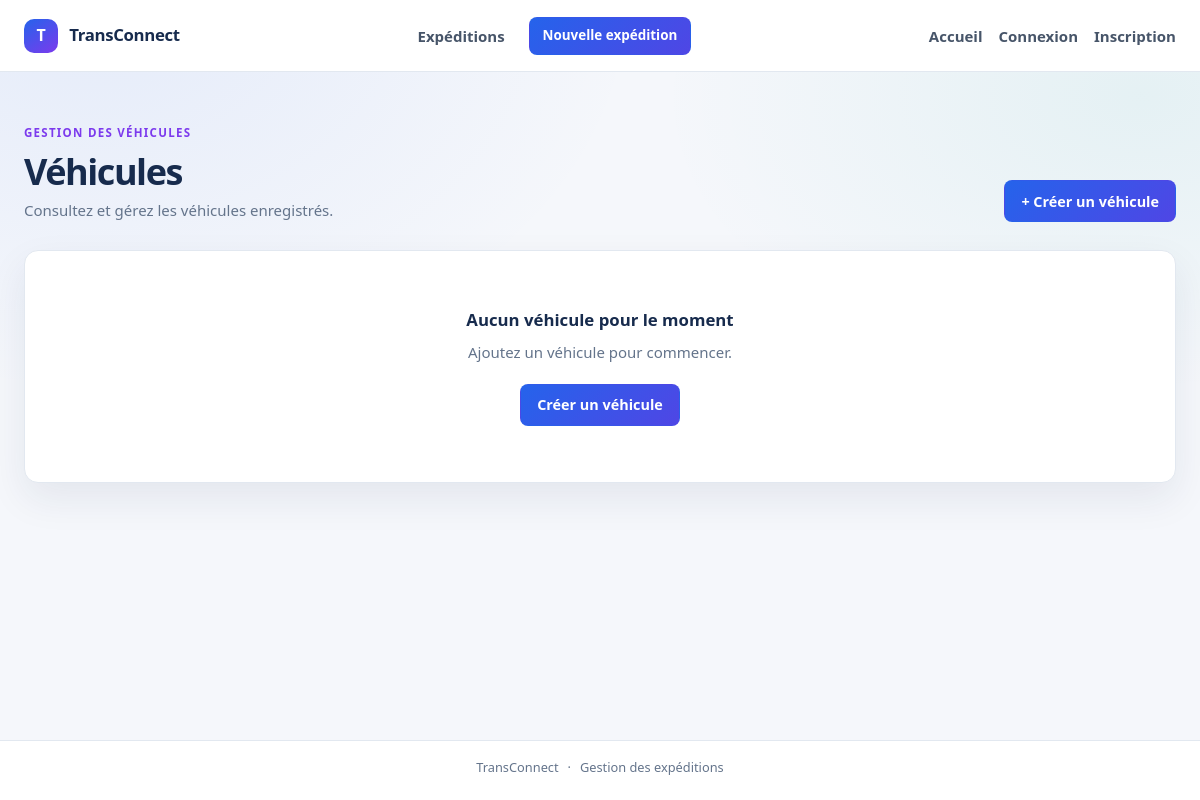
/vehicules/, run on an earlier commit of the app's database.
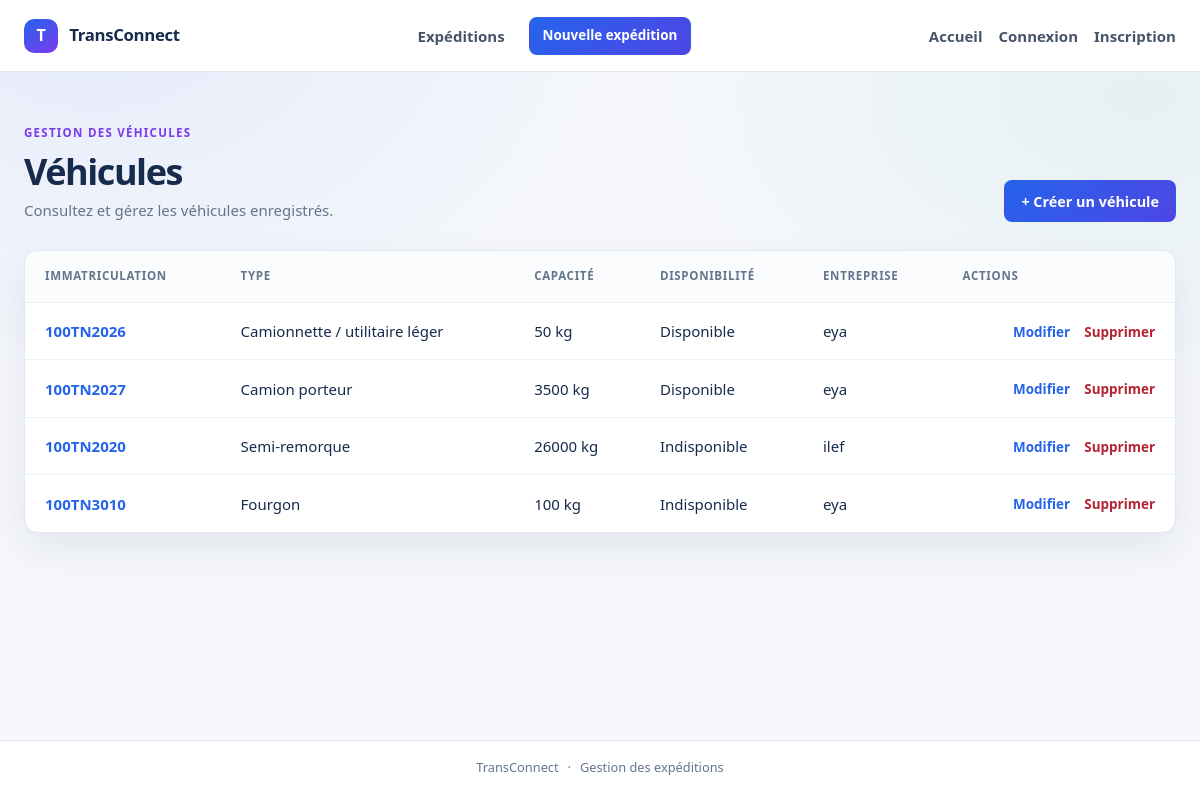
And on a later commit of the database.
### VehiculeApp/models.py (models this page shows, shortened)
class Vehicule(models.Model):
    immatriculation = models.CharField(max_length=50, unique=True)
    type_vehicule = models.CharField(
        max_length=100,
        choices=[
            ('camionnette', 'Camionnette / utilitaire léger'),
            ('camion_porteur', 'Camion porteur'),
            ('semi_remorque', 'Semi-remorque'),
            ('fourgon', 'Fourgon'),
        ],
    )
    capacite_kg = models.PositiveIntegerField(
        validators=[MinValueValidator(1, "la valeur doit etre strictement possitive")]
    )
    disponible = models.BooleanField()
    created_at = models.DateTimeField(auto_now_add=True)
    updated_at = models.DateTimeField(auto_now=True)
    entreprise = models.ForeignKey(Entreprise, on_delete=models.CASCADE, related_name='vehicules')

### EntrepriseApp/models.py (models this page shows)
class Entreprise(models.Model):
    raison_social = models.CharField(max_length=200, blank=False ,null=False)
    matricule_fiscal =models.CharField(max_length=17 ,unique=True, validators=[matricule_fiscal_validator])
    adresse = models.TextField(validators=[MinLengthValidator(20,"l'adresse ne peut pas avoir moins de 20 char"),MaxLengthValidator(400,"l'adresse ne peut pas depasser les 400 char")])
    type_entreprise=models.CharField(max_length=100,choices=[('c','chargeur'),
    ('t','transporteur')])
    created_at = models.DateTimeField(auto_now_add=True)
    updated_at =models.DateTimeField(auto_now=True)
    gerant= models.OneToOneField(Utilisateur ,on_delete=models.CASCADE,related_name='entreprise')
    def __str__(self):
        return self.raison_social

### VehiculeApp/views.py (the view)
# urls.py: path("", VehiculeList.as_view(), name="vehicule_list"),
class VehiculeList(ListView):
    model = Vehicule
    template_name = "vehicule/list.html"
    context_object_name = "vehicules"

### VehiculeApp/templates/vehicule/list.html (shortened to what this page needs)
{% extends "expedition/base.html" %}
{% block content %}
    <div class="page-heading">
        <div>
            <p class="eyebrow">GESTION DES VÉHICULES</p>
            <h1>Véhicules</h1>
            <p class="page-subtitle">Consultez et gérez les véhicules enregistrés.</p>
        </div>
        <a class="button button-primary" href="{% url 'vehicule_create' %}">+ Créer un véhicule</a>
    </div>
    <section class="panel">
        {% if vehicules %}
            <div class="table-wrap">
                <table class="shipment-table">
                    <thead><tr><th>Immatriculation</th><th>Type</th><th>Capacité</th><th>Disponibilité</th><th>Entreprise</th><th>Actions</th></tr></thead>
                    <tbody>
                        {% for vehicule in vehicules %}
                            <tr>
                                <td><a class="reference-link" href="{% url 'vehicule_detail' pk=vehicule.pk %}">{{ vehicule.immatriculation }}</a></td>
                                <td>{{ vehicule.get_type_vehicule_display }}</td>
                                <td>{{ vehicule.capacite_kg }} kg</td>
                                <td>{% if vehicule.disponible %}Disponible{% else %}Indisponible{% endif %}</td>
                                <td>{{ vehicule.entreprise }}</td>
                                <td class="table-actions">
                                    <a href="{% url 'vehicule_update' pk=vehicule.pk %}">Modifier</a>
                                    <a class="text-danger" href="{% url 'vehicule_delete' pk=vehicule.pk %}">Supprimer</a>
                                </td>
                            </tr>
                        {% endfor %}
                    </tbody>
                </table>
            </div>
        {% else %}
            <div class="empty-state">
                <h3>Aucun véhicule pour le moment</h3>
                <p>Ajoutez un véhicule pour commencer.</p>
                <a class="button button-primary" href="{% url 'vehicule_create' %}">Créer un véhicule</a>
            </div>
        {% endif %}
    </section>
{% endblock %}

What changed in the data, as far as the page shows it:
added Vehicule: immatriculation "100TN2026", type_vehicule "Camionnette / utilitaire léger", capacite_kg "50", disponible "Disponible", entreprise "eya"
added Vehicule: immatriculation "100TN2027", type_vehicule "Camion porteur", capacite_kg "3500", disponible "Disponible", entreprise "eya"
added Vehicule: immatriculation "100TN2020", type_vehicule "Semi-remorque", capacite_kg "26000", disponible "Indisponible", entreprise "ilef"
added Vehicule: immatriculation "100TN3010", type_vehicule "Fourgon", capacite_kg "100", disponible "Indisponible", entreprise "eya"
Also different on the page:
text no longer shown: "Aucun véhicule pour le moment Ajoutez un véhicule pour commencer. Créer un véhicule"
text now shown: "IMMATRICULATION TYPE CAPACITÉ DISPONIBILITÉ ENTREPRISE ACTIONS"
